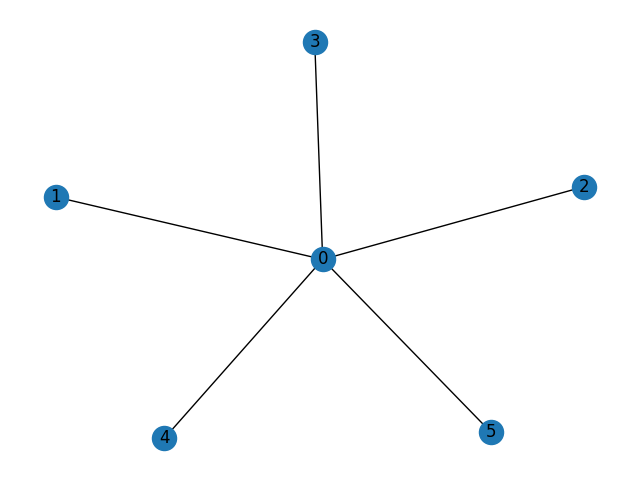

This figure's Python source:
# Importamos librerías
import networkx as nx
import dwave_networkx as dnx
import matplotlib.pyplot as mpl
from dwave.system.samplers import DWaveSampler
from dwave.system.composites import EmbeddingComposite

# Importams el sampler cásico, para comarar el cuantico de este
from dimod.reference.samplers import ExactSolver

# Definimos los Samplers
sampler = EmbeddingComposite(DWaveSampler())

# Definimos el grafo, con 5 nodos, 
s5 = nx.star_graph(5)

# lo dibujo
print(dnx.min_vertex_cover(s5, sampler))

# Al ejecutarlo, como hemos pedido grafo en estrella, el del centro lo crea com [0], por lo que ese debería ser el resultado
# Resultado:
# Leap IDE /workspace/Quantum $ /usr/local/bin/python /workspace/Quantum/Pruebagrafo8.py (Esta es la cola de ejecución)
# # [0]

# si ahora lo quiero representar graficamente, le pido que lo represente con etiquetas y lo almacene en .png
nx.draw(s5, with_labels = True)
mpl.savefig("grafo5.png")

# repitiendo pero contra el sampler lásico
sampler = ExactSolver()
print(dnx.min_vertex_cover(s5, sampler))